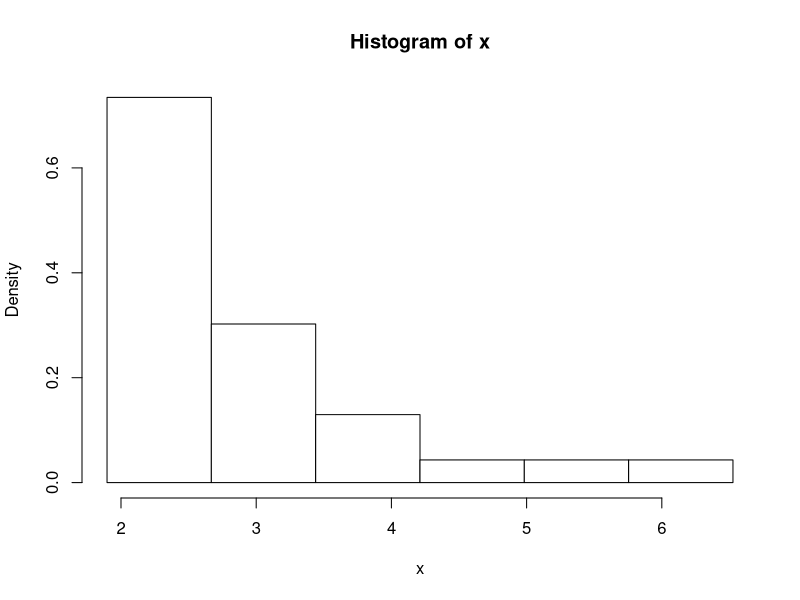
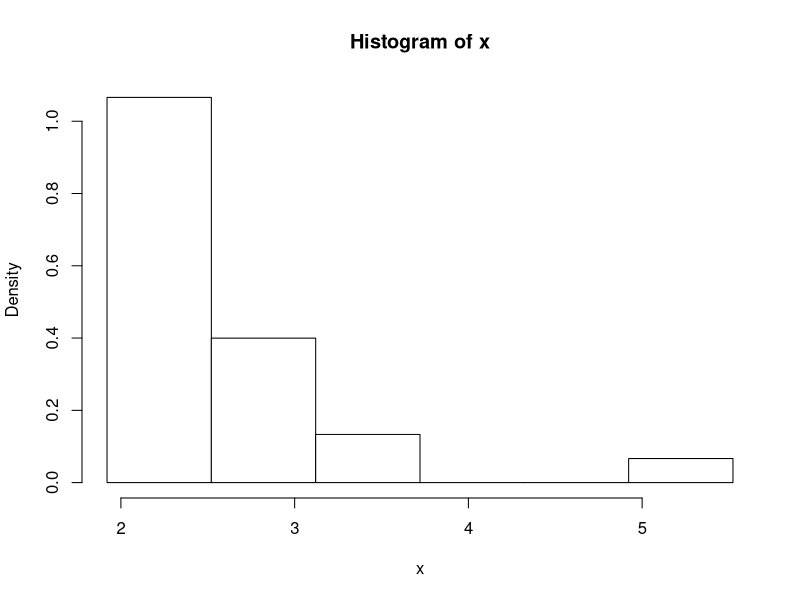
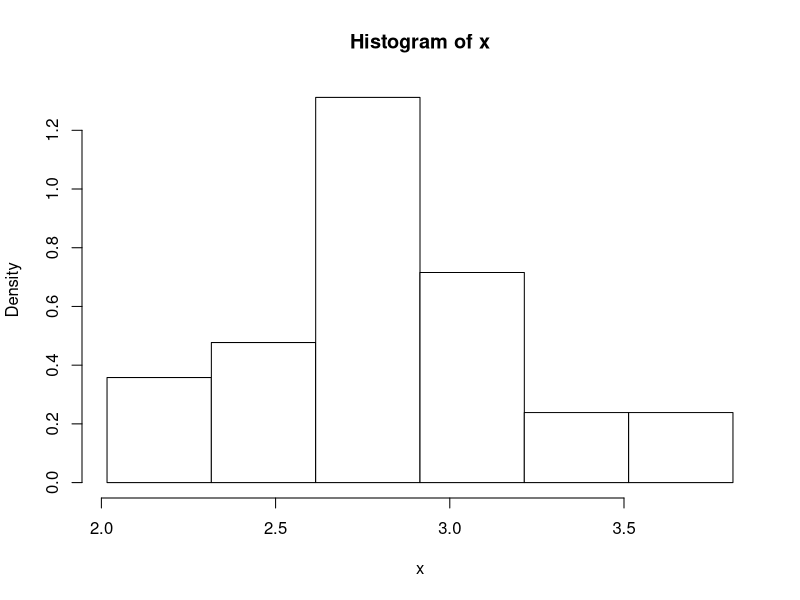
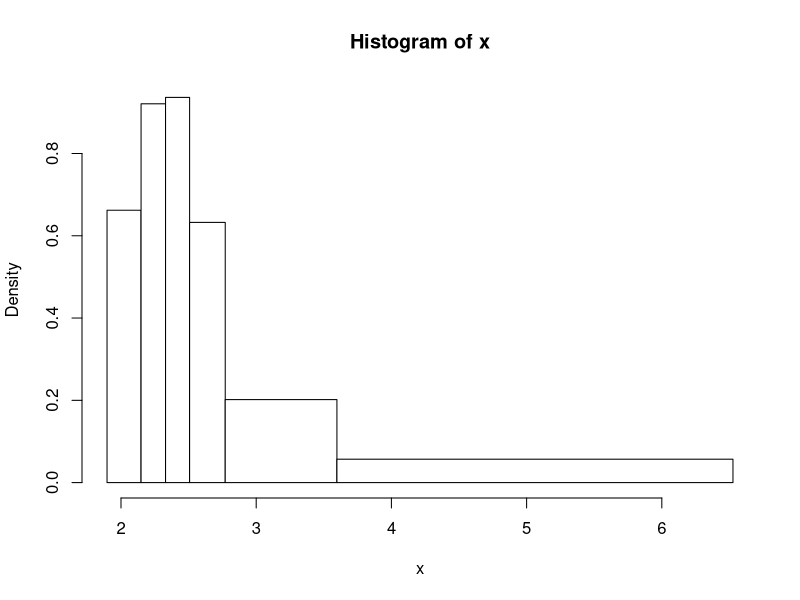
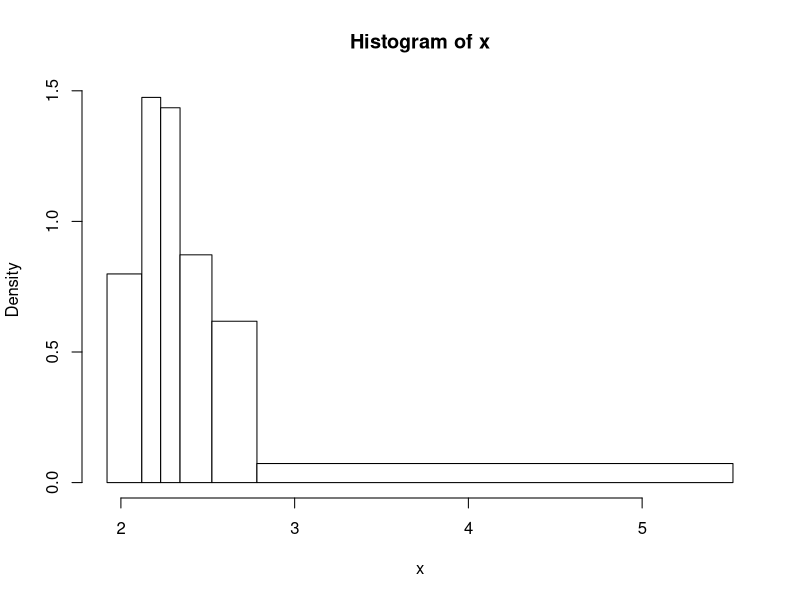
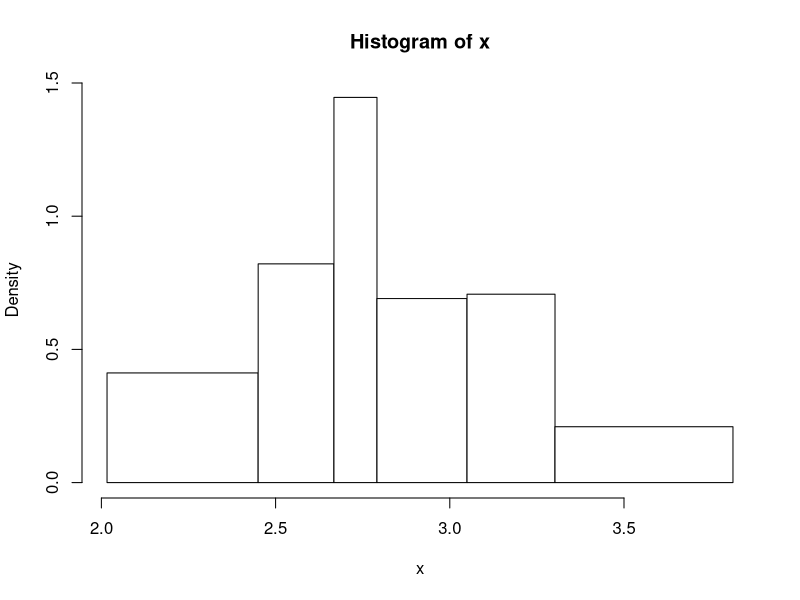

R code for these plots, in order:
#================================
# Fonctions utilisées dans le TP
#================================

#Fonction pour faire un histogramme à pas constants
histopas = function(x, xlim=NULL, ...) {
  # trace un histogramme a pas constant
  n <- length(x)
  k <- round(log(n)/log(2)+1)
  
  breaks <- rep(0, k+1)
  rangex <- max(x)-min(x)
  breaks[1] <- min(x)-0.025*rangex
  breaks[k+1] <- max(x)+0.025*rangex
  step <- (breaks[k+1] - breaks[1]) / k
  for (i in 2:k)
  {
    breaks[i] <- breaks[i-1] + step
  }
  col=0
  if (is.null(xlim))
    xlim<-c(breaks[1], breaks[k+1])
  # ylim<-c(0,4.0)
  h<-hist(x, breaks=breaks, col=col, xlim=xlim, probability=T, ...)
}

#Fonction pour tracer un histogramma à classes de même effectif
histoeff = function(x, xlim=NULL, ...){
  # trace un histogramme effectifs constants, approximation si problème de  divisibilité
  sx <- sort(x)
  n <- length(x)
  k <- round(log(n)/log(2)+1)
  breaks=rep(0, k+1)
  smax <- sx[length(sx)]+0.025*(sx[length(sx)]-sx[1])
  smin <- sx[1]-0.025*(sx[length(sx)]-sx[1])
  step <- round(n/k)
  breaks[1] <- smin
  for (i in 1:(k-1))
  {
    breaks[i+1]=0.5*(sx[step*i]+sx[step*i+1])
  }
  breaks[k+1] <- smax
  xlim <- c(smin, smax)
  col <- 0
  h<-hist(x, breaks=breaks, col=col, xlim=xlim, probability=T, ...)
}

#================
# Réponses au TP
#================


#Question n°1:
#==============


cuves <- read.table("cuves.csv",sep=";",header=T)
attach(cuves)
cuve1<-na.omit(cuves$cuve1)
cuve2<-na.omit(cuves$cuve2)
cuve3<-na.omit(cuves$cuve3)

# Indicateurs statistiques
summary(na.omit(cuves))

# Variance et écart-type empiriques
var(na.omit(cuves))
sd(cuve1)
sd(cuve2)
sd(cuve3)

# Coefficient de variation empirique
sd(cuve1)/mean(cuve1)
sd(cuve2)/mean(cuve2)
sd(cuve3)/mean(cuve3)

# Histogrammes à pas constant
histopas(cuve1)
histopas(cuve2)
histopas(cuve3)

# Histogrammes classes de même effectif
histoeff(cuve1)
histoeff(cuve2)
histoeff(cuve3)

#Ccl: cuve1 et cuve2  vraisemblablement de loi exponentielle
# cuve3 de loi normale


#Question n°2:
#==============
# FR: Fx(x)=1-b^a x^(-a)=1-2^a x^(-a)
# 
# 
# E[X] et  Var(X) finies pour a > 2
#


#Question n°3:
#==============
#  Y ~ Exp(a)
#


#Question n°4:
#==============
#  Fonction pivotale: 2a*sum(Yi)
# 2a*sum(Yi) ~ gamma(n,1/2)
#
# [(z2n,1-alpha/2)/(2*sum(Yi)) , (z2n,alpha/2)/(2*sum(Yi)) ] IC(alpha) pour a
#






